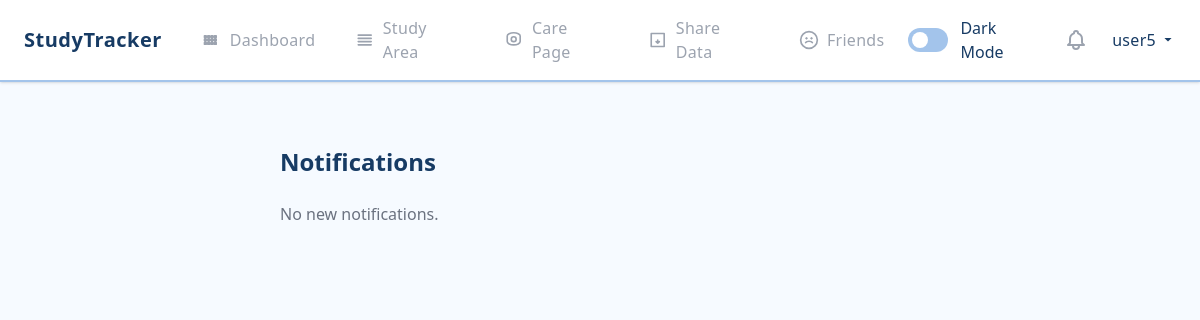
The app's page /notifications (signed in), older data.
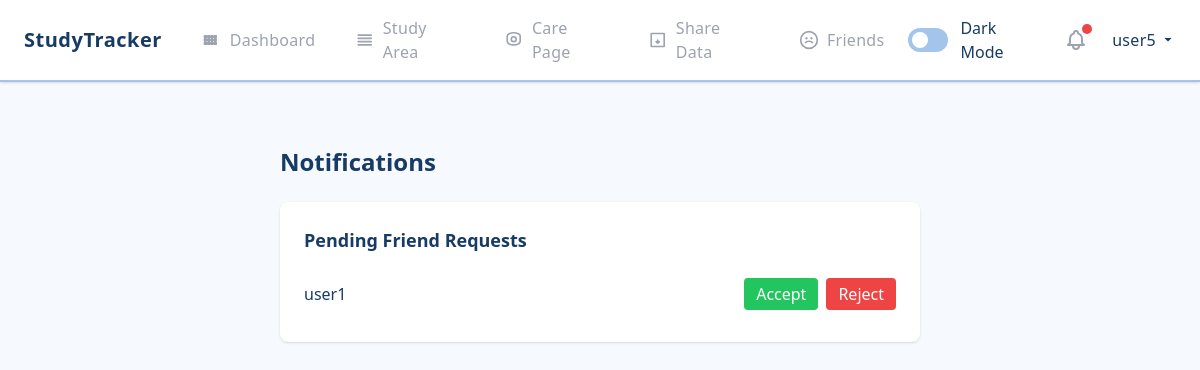
The same page, newer data.
### app/models.py (models this page shows)
class User(db.Model):
    id = db.Column(db.Integer, primary_key=True)
    username = db.Column(db.String(80), unique=True, nullable=False)
    password = db.Column(db.String(120), nullable=False)
    email = db.Column(db.String(120), unique=True, nullable=False)
    created_at = db.Column(db.DateTime, default=lambda: datetime.now(UTC))
    study_sessions = db.relationship('StudySession', backref='user', lazy=True)
    tasks = db.relationship('Task', backref='user', lazy=True)
    wellness_checks = db.relationship('WellnessCheck', backref='user', lazy=True)
    friends = db.relationship(
        'User',
        secondary='friendship',
        primaryjoin=(Friendship.user_id == id),
        secondaryjoin=(Friendship.friend_id == id),
        backref='friend_of'
    )
    sent_friend_requests = db.relationship('FriendRequest', foreign_keys='FriendRequest.from_user_id', backref='from_user', lazy=True)
    received_friend_requests = db.relationship('FriendRequest', foreign_keys='FriendRequest.to_user_id', backref='to_user', lazy=True)

class FriendRequest(db.Model):
    id = db.Column(db.Integer, primary_key=True)
    from_user_id = db.Column(db.Integer, db.ForeignKey('user.id'), nullable=False)
    to_user_id = db.Column(db.Integer, db.ForeignKey('user.id'), nullable=False)
    status = db.Column(db.String(20), default='pending')  # pending, accepted, rejected
    created_at = db.Column(db.DateTime, default=lambda: datetime.now(UTC))

### app/routes.py (the view)
    @app.route('/notifications')
    def notifications():
        if 'username' not in session:
            return redirect(url_for('login'))
        user = User.query.get(session['user_id'])
        pending_requests = FriendRequest.query.filter_by(to_user_id=user.id, status='pending').all()
        return render_template('notifications.html', pending_requests=pending_requests)

### templates/notifications.html (shortened to what this page needs)
{% extends "base.html" %}
{% block content %}
<div class="max-w-2xl mx-auto px-4 py-8">
    <h1 class="text-2xl font-bold text-primary mb-6">Notifications</h1>
    {% if pending_requests %}
    <div class="bg-white rounded-lg shadow p-6 mb-8">
        <h3 class="text-lg font-semibold mb-4">Pending Friend Requests</h3>
        <ul>
            {% for req in pending_requests %}
            <li class="flex items-center justify-between py-2 border-b last:border-b-0">
                <span>{{ req.from_user.username }}</span>
                <div class="flex gap-2">
                    <form method="POST" action="{{ url_for('accept_friend', request_id=req.id) }}">
                        <button type="submit" class="bg-green-500 text-white px-3 py-1 rounded hover:bg-green-600">Accept</button>
                    </form>
                    <form method="POST" action="{{ url_for('reject_friend', request_id=req.id) }}">
                        <button type="submit" class="bg-red-500 text-white px-3 py-1 rounded hover:bg-red-600">Reject</button>
                    </form>
                </div>
            </li>
            {% endfor %}
        </ul>
    </div>
    {% else %}
    <div class="text-gray-500">No new notifications.</div>
    {% endif %}
</div>
{% endblock %}

### templates/base.html (shortened to what this page needs)
<!DOCTYPE html>
<html lang="en">
<head>
    <script src="https://cdn.tailwindcss.com"></script>
    <link rel="stylesheet" href="https://cdn.jsdelivr.net/npm/flatpickr/dist/flatpickr.min.css">
    <link rel="stylesheet" href="{{ url_for('static', filename='css/styles.css') }}">
</head>
<body class="bg-background text-primary">
    <nav class="flex items-center bg-white px-6 py-2 shadow justify-between">
        <div class="flex items-center flex-shrink-0 mr-6">
            <a href="{% if session.get('username') %}{{ url_for('dashboard') }}{% else %}{{ url_for('home') }}{% endif %}"
               class="text-xl font-semibold text-primary hover:text-secondary transition-colors duration-300">
                StudyTracker
            </a>
        </div>
        <div class="flex items-center">
            <a href="{{ url_for('dashboard') }}"
               class="flex items-center px-4 py-2 rounded-lg mr-2 {% if request.endpoint == 'dashboard' %}bg-indigo-100 text-indigo-600 font-semibold{% else %}text-gray-400 hover:text-indigo-600 hover:bg-indigo-50{% endif %}">
                Dashboard
            </a>
            <a href="{{ url_for('study_area') }}"
               class="flex items-center px-4 py-2 rounded-lg mr-2 {% if request.endpoint == 'study_area' %}bg-indigo-100 text-indigo-600 font-semibold{% else %}text-gray-400 hover:text-indigo-600 hover:bg-indigo-50{% endif %}">
                <svg class="w-5 h-5 mr-2" fill="none" stroke="currentColor" viewBox="0 0 24 24">
                    <path d="M4 6h16M4 10h16M4 14h16M4 18h16" stroke-width="2" stroke-linecap="round" stroke-linejoin="round"/>
                </svg>
                Study Area
            </a>
            <a href="{{ url_for('health_carer') }}"
               class="flex items-center px-4 py-2 rounded-lg mr-2 {% if request.endpoint == 'health_carer' %}bg-indigo-100 text-indigo-600 font-semibold{% else %}text-gray-400 hover:text-indigo-600 hover:bg-indigo-50{% endif %}">
                <svg class="w-5 h-5 mr-2" fill="none" stroke="currentColor" viewBox="0 0 24 24">
                    <path d="M12 8c-1.657 0-3 1.343-3 3 0 1.657 1.343 3 3 3s3-1.343 3-3c0-1.657-1.343-3-3-3zm0 10c-4.418 0-8-1.79-8-4V7c0-2.21 3.582-4 8-4s8 1.79 8 4v7c0 2.21-3.582 4-8 4z" stroke-width="2" stroke-linecap="round" stroke-linejoin="round"/>
                </svg>
                Care Page
            </a>
            <a href="{{ url_for('share_data') }}"
               class="flex items-center px-4 py-2 rounded-lg mr-2 {% if request.endpoint == 'share_data' %}bg-indigo-100 text-indigo-600 font-semibold{% else %}text-gray-400 hover:text-indigo-600 hover:bg-indigo-50{% endif %}">
                <svg class="w-5 h-5 mr-2" fill="none" stroke="currentColor" viewBox="0 0 24 24">
                    <path d="M4 4v16h16V4H4zm8 8v4m0 0l-2-2m2 2l2-2" stroke-width="2" stroke-linecap="round" stroke-linejoin="round"/>
                </svg>
                Share Data
            </a>
            <a href="{{ url_for('friends') }}"
               class="flex items-center px-4 py-2 rounded-lg mr-2 {% if request.endpoint == 'friends' %}bg-indigo-100 text-indigo-600 font-semibold{% else %}text-gray-400 hover:text-indigo-600 hover:bg-indigo-50{% endif %}">
                Friends
            </a>
        </div>
        <div class="flex items-center space-x-4">
            <label for="darkModeToggle" class="flex items-center cursor-pointer">
                <div class="relative">
                    <div class="block bg-secondary w-10 h-6 rounded-full"></div>
                    <div class="dot absolute left-1 top-1 bg-white w-4 h-4 rounded-full transform transition-transform duration-300"></div>
                </div>
                <span class="ml-3 text-primary">Dark Mode</span>
            </label>
            <a href="{{ url_for('notifications') }}" class="relative flex items-center px-2 py-2">
                {% if pending_requests_count > 0 %}
                <span class="absolute top-1 right-1 w-2.5 h-2.5 bg-red-500 rounded-full"></span>
                {% endif %}
            </a>
            {% if session.get('username') %}
            <div class="relative group inline-block">
                <a href="{{ url_for('profile') }}"
                   class="inline-flex items-center text-primary hover:text-secondary transition-colors duration-300 font-medium">
                    {{ session['username'] }}
                    <svg class="ml-1 w-4 h-4 fill-current" xmlns="http://www.w3.org/2000/svg" viewBox="0 0 20 20">
                        <path d="M5.516 7.548L10 12l4.484-4.452z" />
                    </svg>
                </a>
            </div>
            {% endif %}
        </div>
    </nav>
    <div class="container mx-auto my-8 px-4 page-content">
        {% block content %}
        {% endblock %}
    </div>
</body>
</html>

### static/css/styles.css (style rules this page uses)
body { background-color: #ffffff; color: #000000; }
:root { --primary-bg: #F6FAFF; --accent-yellow: #FFDE70; --secondary-blue: #A3C4EB; --primary-blue: #173B64; }
body { background-color: var(--primary-bg); color: var(--primary-blue); }
nav { background-color: white !important; border-bottom: 2px solid var(--secondary-blue) !important; box-shadow: 0 2px 4px rgba(23, 59, 100, 0.1); }
nav a { font-weight: 500; letter-spacing: 0.3px; position: relative; padding: 0.5rem 0; }
nav a::after { content: ''; position: absolute; width: 0; height: 2px; bottom: 0; left: 0; background-color: var(--secondary-blue); transition: width 0.3s ease; }
nav .text-xl { font-weight: 600; letter-spacing: 0.5px; }
a { color: var(--primary-blue); transition: color 0.3s ease; }
.page-content { opacity: 1; transition: opacity 0.3s ease-in-out; }

Row changes from the older to the newer data that the page shows:
added FriendRequest: from_user.username "user1"
Text that changed along with them:
text no longer shown: "No new notifications."
text now shown: "Pending Friend Requests"
